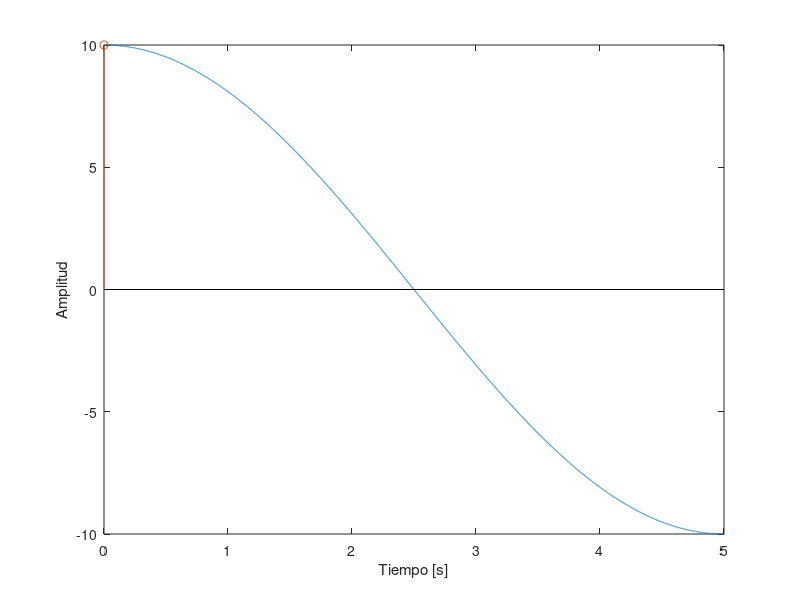

Write the MATLAB code that produced this figure.
close all
clear vars
tfinal=input('Ingrese tiempo final [s]: ');
t=linspace(0,tfinal,1e4);
x=10*cos(2*pi/10*t);
plot(t,x)
xlabel 'Tiempo [s]', ylabel 'Amplitud'
Ts=10;
n=0:tfinal/Ts;
xd=10*cos(2*pi/10*(n*Ts));
hold on
stem(n*Ts,xd)